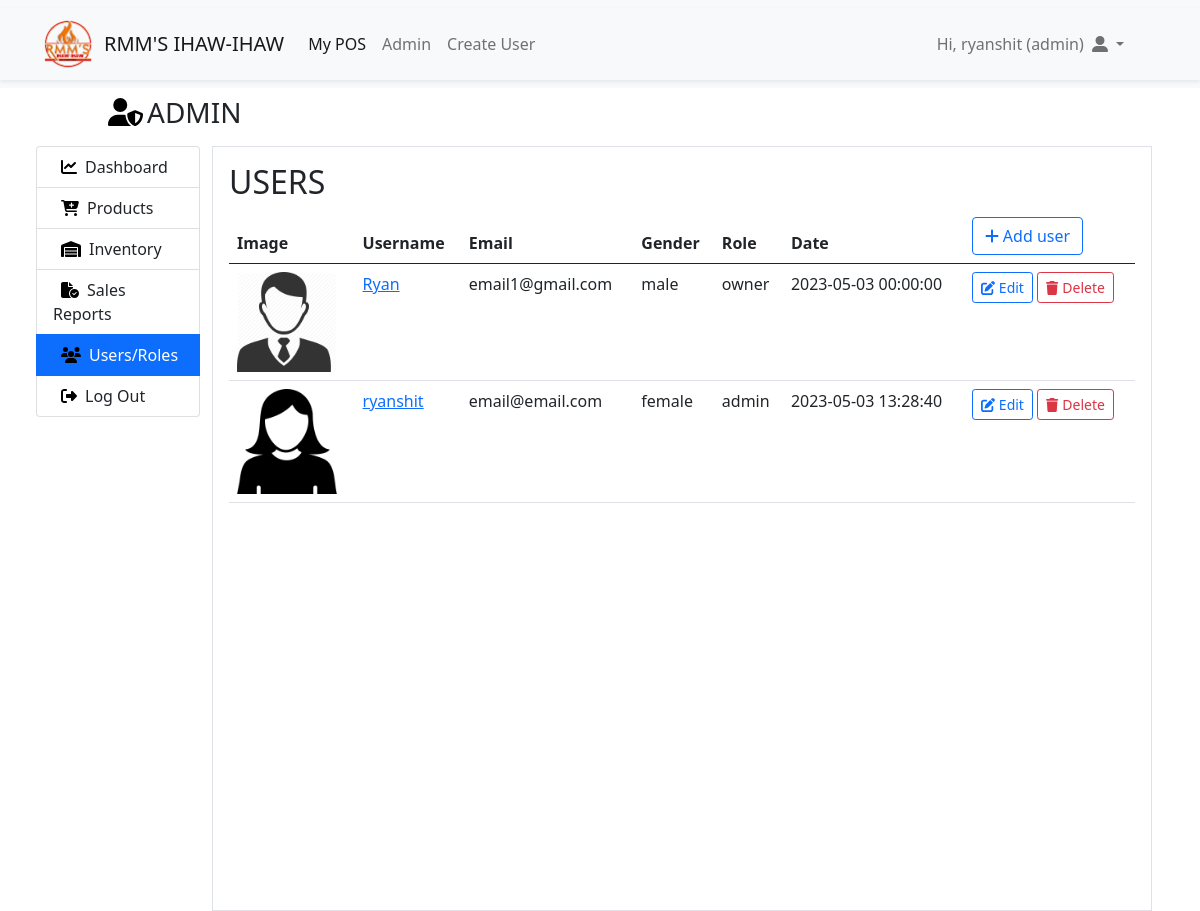
The app's page /index.php?page=admin&tab=users (signed in) with its own data.
### tables this page shows
CREATE TABLE `users` (
  `id` int(11) NOT NULL,
  `username` varchar(30) NOT NULL,
  `email` varchar(100) NOT NULL,
  `password` varchar(255) NOT NULL,
  `date` datetime NOT NULL,
  `image` varchar(500) NOT NULL,
  `role` varchar(60) NOT NULL,
  `gender` varchar(6) NOT NULL DEFAULT 'male',
  `remove_user` tinyint(1) NOT NULL DEFAULT 1
);

### app/core/database.php (called while the page is built)
<?php
class Database
{
	protected function db_connect(){
	    $DBHOST = "localhost";
	    $DBNAME = "rmms_pos";
	    $DBUSER = "root";
	    $DBPASS = "";
	    $DBDDRIVER = "mysql";
	    try{
	        $con = new PDO("$DBDDRIVER:host=$DBHOST;dbname=$DBNAME",$DBUSER,$DBPASS);
	    }catch(PDOException $e){
	        echo $e->getMessage();
	    }
	    return $con;
	}
	public function query($query,$data = array())
	{
		$con = $this->db_connect();
		$smt = $con->prepare($query);
		$check = $smt->execute($data);
		if($check)
		{
			$result = $smt->fetchAll(PDO::FETCH_ASSOC);
			if(is_array($result) && count($result) > 0){
				return $result;
			}
		}
		return false;
	}
}

### app/core/functions.php (called while the page is built, shortened)
<?php
function esc($str)
{
    return htmlspecialchars($str);
}
function crop($filename,$size = 400,$type = 'product')
{
    $ext = strtolower(pathinfo($filename,PATHINFO_EXTENSION));
    $cropped_file = preg_replace("/\.$ext$/", "_cropped.".$ext, $filename);
    if(!file_exists($filename))
    {
        if($type == "male"){
            return 'assets/img/male-icon.jpg';
        }else
        if($type == "female"){
            return 'assets/img/female-user-icon.png';
        }else{
            return 'assets/img/no_image.jpg';
        }
    }
    return $cropped_file;
}

### app/views/admin/users.view.php (the view, shortened to what this page needs)
<div class="table-responsive" style="block-size:500px">
	<table class="table table-hover">
	<thead>
		<tr>
		<th>Image</th><th>Username</th><th>Email</th><th>Gender</th><th>Role</th><th>Date</th>
			<th>
				<a href="index.php?page=signup">
				<button type="button" class="btn btn-outline-primary ">
				  <i class="fa-solid fa-plus me-1"></i>Add user
				</button>
			</a>
			</th>
		</tr>
	</thead>
	<tbody>
		<?php if (!empty($users)):?>
			<?php foreach ($users as $user):?>
	 		<tr>
	 			<td>
	 				<a href="index.php?page=profile&id=<?=$user['id']?>">
						<img src="<?=crop($user['image'],400,$user['gender'])?>" style="width: 100%;max-width:100px;" >
					</a>
				</td>
				<td>
					<a href="index.php?page=profile&id=<?=$user['id']?>">
						<?=esc($user['username'])?>
					</a>
				</td>
				<td><?=esc($user['email'])?></td>
				<td><?=esc($user['gender'])?></td>
				<td><?=esc($user['role'])?></td>
				<td><?=esc($user['date'])?></td>
				<td>
					<a href="index.php?page=user-edit&id=<?=$user['id']?>">
						<button class="btn btn-outline-primary btn-sm"><i class="fa-solid fa-pen-to-square me-1"></i>Edit</button></a>
					<a href="index.php?page=user-delete&id=<?=$user['id']?>">
						<button class="btn btn-outline-danger btn-sm"><i class="fa-solid fa-trash me-1"></i>Delete</button></a>
				</td>
			</tr>
			<?php endforeach;?>
		<?php endif;?>
	</tbody>
	</table>
</div>

### public/assets/css/solid.css (style rules this page uses)
:root, :host { --fa-style-family-classic: 'Font Awesome 6 Free'; --fa-font-solid: normal 900 1em/1 'Font Awesome 6 Free'; }

### public/assets/css/main.css (style rules this page uses)
body a { text-decoration-style: none; }

### records on screen
users: image+gender (picture), username "Ryan", email "email1@gmail.com", gender "male", role "owner", date "2023-05-03 00:00:00"
users: image+gender (picture), username "ryanshit", email "email@email.com", gender "female", role "admin", date "2023-05-03 13:28:40"

### other values on screen
APP_NAME "RMM'S IHAW-IHAW"
auth('username') "ryanshit"
AUTH::get('role') "admin"
$tab "USERS"
